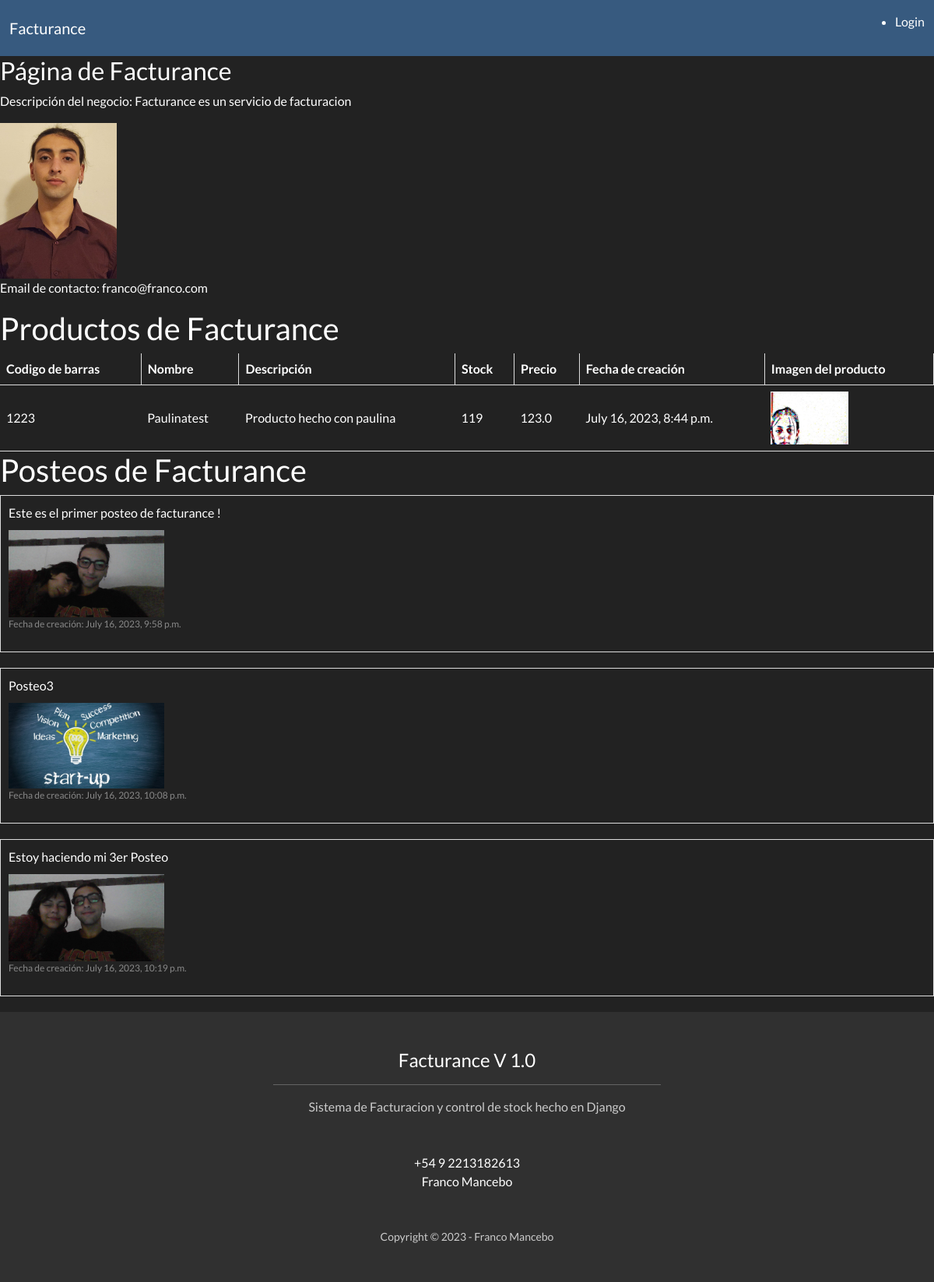
Page /vistaClientes/1/ on the earlier database version.
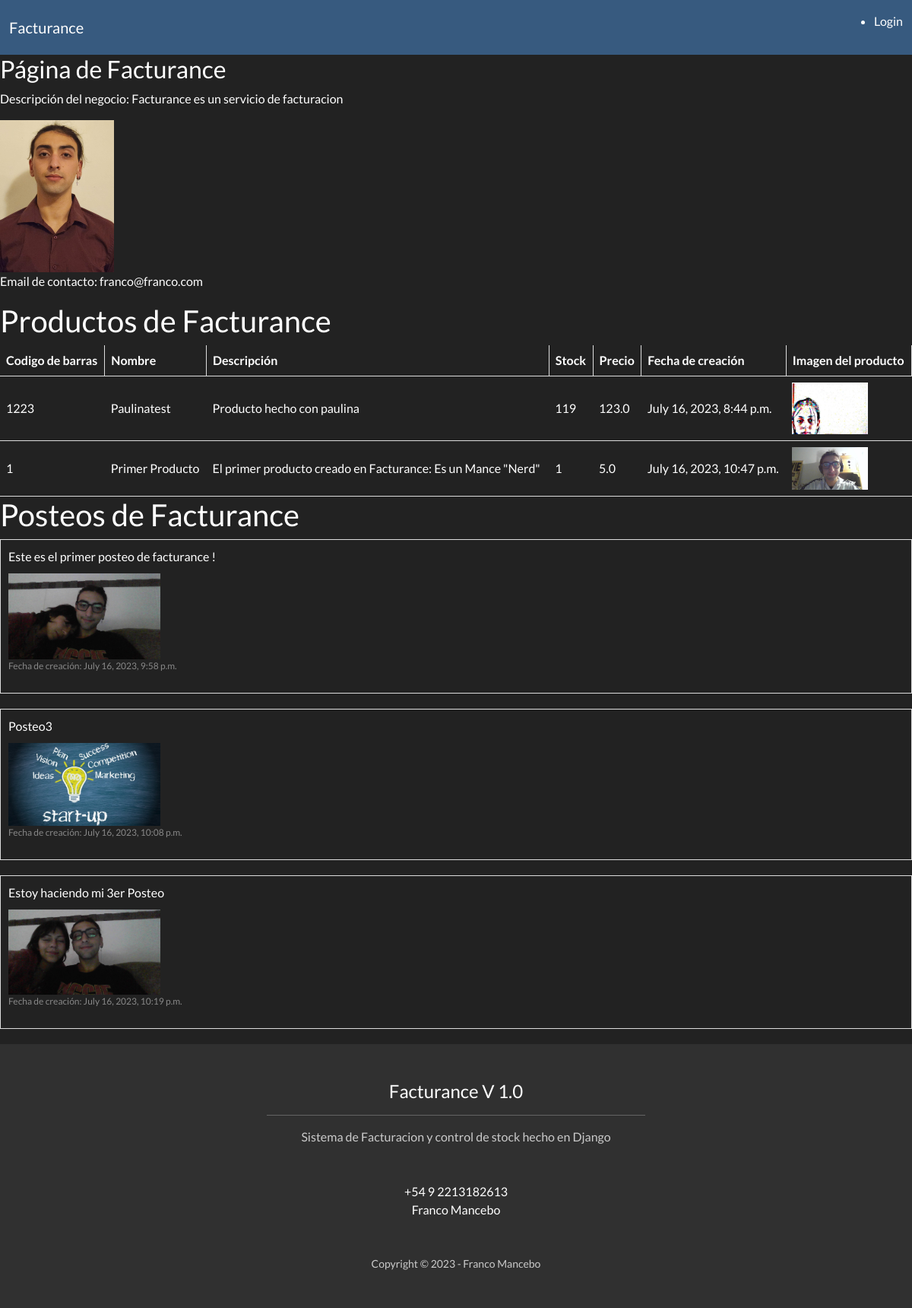
Same page on the later database version.
### App_user/models.py (models this page shows, shortened)
class Producto(models.Model):
    usuario = models.ForeignKey(
        User,
        on_delete=models.CASCADE,
        default=get_user_model()
    )
    id = models.AutoField(primary_key=True)
    bars_code = models.IntegerField(null=True, blank=True)
    nombre_producto = models.CharField(max_length=40)
    descripcion_producto = models.CharField(max_length=200)
    stock_producto = models.IntegerField()
    precio_producto = models.FloatField()
    imagen_producto = models.ImageField(upload_to='productos', blank=True, null=True)
    created_at = models.DateTimeField(default=timezone.now)

class Posteos(models.Model):
    usuario = models.ForeignKey(
        User,
        on_delete=models.CASCADE,
        default=get_user_model()
    )
    contenido = models.TextField(max_length=500)
    imagen = models.ImageField(blank=True, null=True)
    created_at = models.DateTimeField(default=timezone.now)

### App_user/views.py (the view)
# urls.py: path('vistaClientes/<int:id>/', views.vistaClientes, name='vistaClientes'),
def vistaClientes(request, id):
    usuario = get_object_or_404(User, id = id)
    productos = Productos.objects.filter(usuario_id = id)
    posteos = Posteos.objects.filter(usuario = usuario)
    return render(request, 'App_user/vistaClientes.html', {'usuario': usuario, 'productos': productos, 'posteos':posteos })

### App_user/templates/App_user/vistaClientes.html (shortened to what this page needs)
{% extends 'App_user/base.html' %}
{% load static %}
{% block metamorphosis %}
<h3>Página de {{ usuario.last_name }}</h3>
<p>Descripción del negocio: {{ usuario.avatar.description }}</p>
<img src="{{ usuario.avatar.image.url }}" alt="Foto de perfil" width="150px" height="auto">
<p>Email de contacto: {{ usuario.email }}</p>
<h2>Productos de {{ usuario.last_name }}</h2>
{% if productos %}
    <table>
        <thead>
            <tr>
                <th>Codigo de barras</th>
                <th>Nombre</th>
                <th>Descripción</th>
                <th>Stock</th>
                <th>Precio</th>
                <th>Fecha de creación</th>
                <th>Imagen del producto</th>
            </tr>
        </thead>
        <tbody>
            {% for producto in productos %}
                <tr>
                    <td>{{ producto.bars_code }}</td>
                    <td>{{ producto.nombre_producto }}</td>
                    <td>{{ producto.descripcion_producto }}</td>
                    <td>{{ producto.stock_producto }}</td>
                    <td>{{ producto.precio_producto }}</td>
                    <td>{{ producto.created_at }}</td>
                    <td>
                        {% if producto.imagen_producto %}
                            <img src="{{ producto.imagen_producto.url }}" alt="" style="max-width: 100px; max-height: 100px">
                        {% else %}
                            <p>No hay imagen asociada</p>
                        {% endif %}
                    </td>
                </tr>
            {% endfor %}
        </tbody>
    </table>
{% else %}
    <p>No se han creado productos.</p>
{% endif %}
<h2>Posteos de {{ usuario.last_name }}</h2>
{% if posteos %}
    {% for posteo in posteos %}
        <div class="posteo">
            <p class="posteo-content">{{ posteo.contenido }}</p>
            {% if posteo.imagen %}
                <img src="{{ posteo.imagen.url }}" alt="Imagen del posteo" style="max-width: 200px; max-height: 200px;">
            {% endif %}
            <p class="posteo-date">Fecha de creación: {{ posteo.created_at }}</p>
        </div>
    {% endfor %}
{% else %}
    <p>No se han realizado posteos.</p>
{% endif %}
{% endblock %}

Differences in the rows shown:
added Producto: bars_code "1", nombre_producto "Primer Producto", descripcion_producto "El primer producto creado en Facturance: Es un Mance \"Nerd\"", stock_producto "1", precio_producto "5.0", created_at "July 16, 2023, 10:47 p.m.", imagen_producto (picture)
